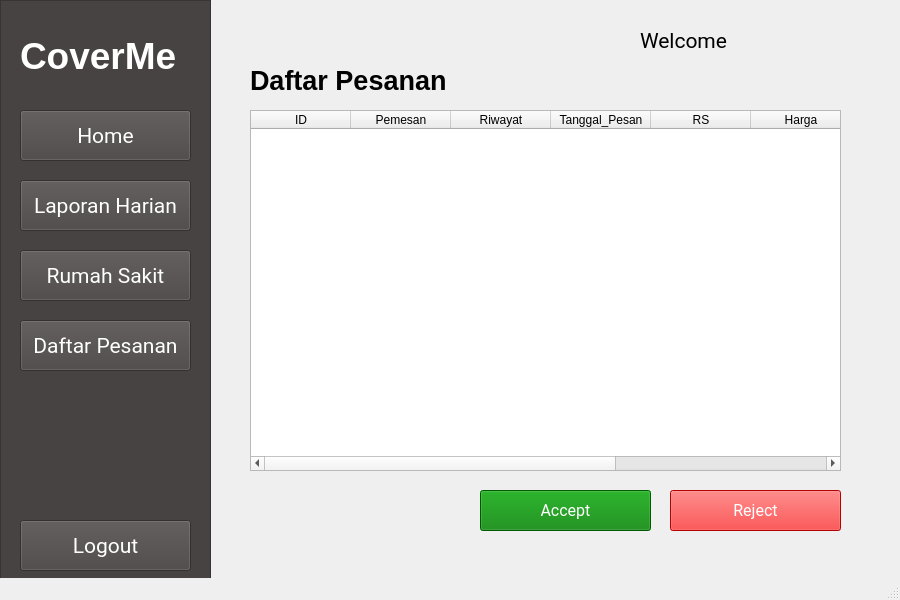
<?xml version="1.0" encoding="UTF-8"?>
<ui version="4.0">
 <class>MainWindow</class>
 <widget class="QMainWindow" name="MainWindow">
  <property name="geometry">
   <rect>
    <x>0</x>
    <y>0</y>
    <width>900</width>
    <height>600</height>
   </rect>
  </property>
  <property name="windowTitle">
   <string>MainWindow</string>
  </property>
  <widget class="QWidget" name="centralwidget">
   <widget class="QTableWidget" name="tabel_pesan_2">
    <property name="geometry">
     <rect>
      <x>250</x>
      <y>110</y>
      <width>591</width>
      <height>361</height>
     </rect>
    </property>
    <property name="selectionMode">
     <enum>QAbstractItemView::SingleSelection</enum>
    </property>
    <property name="selectionBehavior">
     <enum>QAbstractItemView::SelectRows</enum>
    </property>
    <property name="columnCount">
     <number>8</number>
    </property>
    <attribute name="verticalHeaderVisible">
     <bool>false</bool>
    </attribute>
    <attribute name="verticalHeaderDefaultSectionSize">
     <number>30</number>
    </attribute>
    <column>
     <property name="text">
      <string>ID</string>
     </property>
    </column>
    <column>
     <property name="text">
      <string>Pemesan</string>
     </property>
    </column>
    <column>
     <property name="text">
      <string>Riwayat</string>
     </property>
    </column>
    <column>
     <property name="text">
      <string>Tanggal_Pesan</string>
     </property>
    </column>
    <column>
     <property name="text">
      <string>RS</string>
     </property>
    </column>
    <column>
     <property name="text">
      <string>Harga</string>
     </property>
    </column>
    <column>
     <property name="text">
      <string>Pasien_Sekarang</string>
     </property>
    </column>
    <column>
     <property name="text">
      <string>Kapasitas</string>
     </property>
    </column>
   </widget>
   <widget class="QLabel" name="header_pesan_2">
    <property name="geometry">
     <rect>
      <x>250</x>
      <y>60</y>
      <width>301</width>
      <height>41</height>
     </rect>
    </property>
    <property name="font">
     <font>
      <pointsize>20</pointsize>
      <weight>75</weight>
      <bold>true</bold>
     </font>
    </property>
    <property name="styleSheet">
     <string notr="true">QLabel{
	color: rgb(0, 0, 0);
}</string>
    </property>
    <property name="text">
     <string>Daftar Pesanan</string>
    </property>
   </widget>
   <widget class="QLabel" name="Nama_Klien_2">
    <property name="geometry">
     <rect>
      <x>640</x>
      <y>10</y>
      <width>251</width>
      <height>61</height>
     </rect>
    </property>
    <property name="font">
     <font>
      <family>Roboto</family>
      <pointsize>16</pointsize>
     </font>
    </property>
    <property name="text">
     <string>Welcome  &lt;AdminName&gt;</string>
    </property>
   </widget>
   <widget class="QPushButton" name="Logout_4">
    <property name="geometry">
     <rect>
      <x>480</x>
      <y>490</y>
      <width>171</width>
      <height>41</height>
     </rect>
    </property>
    <property name="font">
     <font>
      <family>Roboto</family>
      <pointsize>12</pointsize>
     </font>
    </property>
    <property name="styleSheet">
     <string notr="true">QPushButton{
	background-color: green;
	color: rgb(255, 255, 255);
}</string>
    </property>
    <property name="text">
     <string>Accept</string>
    </property>
   </widget>
   <widget class="QPushButton" name="Logout_5">
    <property name="geometry">
     <rect>
      <x>670</x>
      <y>490</y>
      <width>171</width>
      <height>41</height>
     </rect>
    </property>
    <property name="font">
     <font>
      <family>Roboto</family>
      <pointsize>12</pointsize>
     </font>
    </property>
    <property name="styleSheet">
     <string notr="true">QPushButton{
	background-color: red;
	color: rgb(255, 255, 255);
}</string>
    </property>
    <property name="text">
     <string>Reject</string>
    </property>
   </widget>
   <widget class="QFrame" name="Sidebar">
    <property name="geometry">
     <rect>
      <x>0</x>
      <y>0</y>
      <width>211</width>
      <height>611</height>
     </rect>
    </property>
    <property name="styleSheet">
     <string notr="true">QFrame{
	background-color: rgb(72, 67, 67);
}</string>
    </property>
    <property name="frameShape">
     <enum>QFrame::StyledPanel</enum>
    </property>
    <property name="frameShadow">
     <enum>QFrame::Raised</enum>
    </property>
    <widget class="QPushButton" name="Laporan_Harian">
     <property name="geometry">
      <rect>
       <x>20</x>
       <y>180</y>
       <width>171</width>
       <height>51</height>
      </rect>
     </property>
     <property name="font">
      <font>
       <family>Roboto</family>
       <pointsize>16</pointsize>
      </font>
     </property>
     <property name="styleSheet">
      <string notr="true">QPushButton{
	background-color: rgb(72, 67, 67);
	color: rgb(255, 255, 255);
}</string>
     </property>
     <property name="text">
      <string>Laporan Harian</string>
     </property>
    </widget>
    <widget class="QLabel" name="label">
     <property name="geometry">
      <rect>
       <x>20</x>
       <y>20</y>
       <width>171</width>
       <height>71</height>
      </rect>
     </property>
     <property name="font">
      <font>
       <pointsize>28</pointsize>
       <weight>75</weight>
       <bold>true</bold>
      </font>
     </property>
     <property name="styleSheet">
      <string notr="true">QLabel{
	color: rgb(255, 255, 255);
}</string>
     </property>
     <property name="text">
      <string>CoverMe</string>
     </property>
    </widget>
    <widget class="QPushButton" name="RumahSakit">
     <property name="geometry">
      <rect>
       <x>20</x>
       <y>250</y>
       <width>171</width>
       <height>51</height>
      </rect>
     </property>
     <property name="font">
      <font>
       <family>Roboto</family>
       <pointsize>16</pointsize>
      </font>
     </property>
     <property name="styleSheet">
      <string notr="true">QPushButton{
	background-color: rgb(72, 67, 67);
	color: rgb(255, 255, 255);
}</string>
     </property>
     <property name="text">
      <string>Rumah Sakit</string>
     </property>
    </widget>
    <widget class="QPushButton" name="Daftar_Pesanan">
     <property name="geometry">
      <rect>
       <x>20</x>
       <y>320</y>
       <width>171</width>
       <height>51</height>
      </rect>
     </property>
     <property name="font">
      <font>
       <family>Roboto</family>
       <pointsize>16</pointsize>
      </font>
     </property>
     <property name="styleSheet">
      <string notr="true">QPushButton{
	background-color: rgb(72, 67, 67);
	color: rgb(255, 255, 255);
}</string>
     </property>
     <property name="text">
      <string>Daftar Pesanan</string>
     </property>
    </widget>
    <widget class="QPushButton" name="Home">
     <property name="geometry">
      <rect>
       <x>20</x>
       <y>110</y>
       <width>171</width>
       <height>51</height>
      </rect>
     </property>
     <property name="font">
      <font>
       <family>Roboto</family>
       <pointsize>16</pointsize>
      </font>
     </property>
     <property name="styleSheet">
      <string notr="true">QPushButton{
	background-color: rgb(72, 67, 67);
	color: rgb(255, 255, 255);
}</string>
     </property>
     <property name="text">
      <string>Home</string>
     </property>
    </widget>
    <widget class="QPushButton" name="Logout">
     <property name="geometry">
      <rect>
       <x>20</x>
       <y>520</y>
       <width>171</width>
       <height>51</height>
      </rect>
     </property>
     <property name="font">
      <font>
       <family>Roboto</family>
       <pointsize>16</pointsize>
      </font>
     </property>
     <property name="styleSheet">
      <string notr="true">QPushButton{
	background-color: rgb(72, 67, 67);
	color: rgb(255, 255, 255);
}</string>
     </property>
     <property name="text">
      <string>Logout</string>
     </property>
    </widget>
   </widget>
  </widget>
  <widget class="QStatusBar" name="statusbar"/>
 </widget>
 <resources/>
 <connections/>
</ui>
